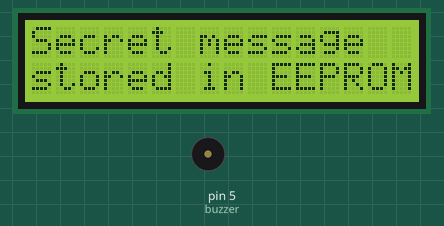
Recording of a program running on a simulated Arduino Nano, built with avr-gcc and run on an emulated ATmega328P. Parts: 16×2 character LCD, buzzer (waves = sounding, pin HIGH). EEPROM starts erased; what the program prints to the serial monitor is not drawn.

Above: at 3.2 s.
At 5.2 s:
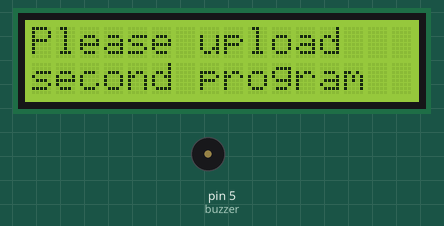
Timing chart, 0 to 6.7 s (numbered marks = the images above):
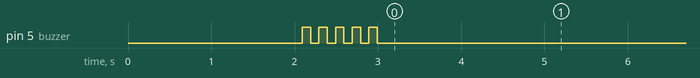

Measured:
- what the display in image 0 shows lasts 2.1 s, from 3.1 s to 5.2 s

The program:

main.cpp
```cpp
/*
 * This program stores the secret message to arduino EEPROM.
  * The user uploads the first program to the arduino.
  * The first program stores the secret message to the EEPROM.
  * After storing the message the screen displays "Secret message stored in EEPROM, please upload second program".
  * And the box beeps using the buzzer.
  *
 * After storing the message,the user uploads the second program to the arduino.
  * The second program reads the message from the EEPROM and displays it on the LCD.
  * The user can see the secret message on the LCD.
  * After reading the message, the user confimrs the message by pressing the BIG RED BUTTON.
  * If the user presses the button, the message is deleted from the EEPROM.
  *
 */

#include <Arduino.h>
#include "LiquidCrystal_I2C.h"
#include <Wire.h>
#include <EEPROM.h>

// ↓↓ Set the message to be stored in the EEPROM here ↓↓   50 words max and 512 characters max
String secretMessage = "Hello, World!, This is a secret message stored in the EEPROM, Please delete me ASAP";


#define I2C_ADDR    0x26 // I2C Address of the module
#define buzzer 5 // Buzzer pin

LiquidCrystal_I2C lcd(I2C_ADDR, 16, 2);

void setup() {
  // Initialize the lcd and buzzer
  Wire.begin();
  lcd.begin(16, 2);
  lcd.backlight();
  lcd.clear();
  lcd.setCursor(0, 0);
  pinMode(buzzer, OUTPUT);
  digitalWrite(buzzer, LOW);

  // Initialize EEPROM
  EEPROM.begin();

  // Store the secret message to the EEPROM with the END OF MESSAGE character at the end and wipe the rest of the EEPROM
  // Wipe the EEPROM
  for (unsigned int i = 0; i < 512; i++) {
    EEPROM.write(i, 0);
  }

  // Store the message
  for (unsigned int i = 0; i < secretMessage.length(); i++) {
    EEPROM.write(i, secretMessage[i]);
  }

  // Store the end of message character
  EEPROM.write(secretMessage.length(), '\0');

  // Beep the buzzer 5 times
  for (int i = 0; i < 5; i++) {
    digitalWrite(buzzer, HIGH);
    delay(100);
    digitalWrite(buzzer, LOW);
    delay(100);
  }

  // Print the message on the serial monitor for debugging by reading the message from the EEPROM
  Serial.begin(115200);
  Serial.println("Secret message stored in EEPROM, please upload the second program");

  // Read the secret message from the EEPROM into a new string
  String readMessage = "";
  for (unsigned int i = 0; i < 512; i++) {
    char c = char(EEPROM.read(i));
    if (c == '\0') {
      break;
    }
    readMessage += c;
  }

  // Print the retrieved message
  Serial.println("Secret message: " + readMessage);
}

void loop() {
  // Scroll the message on the LCD (each line at a time, 16 characters)
  lcd.setCursor(0, 0);
  lcd.print("Secret message  ");
  lcd.setCursor(0, 1);
  lcd.print("stored in EEPROM");
  delay(2000);
  lcd.setCursor(0, 0);
  lcd.print("Please upload   ");
  lcd.setCursor(0, 1);
  lcd.print("second program  ");
  delay(2000);
}
```
